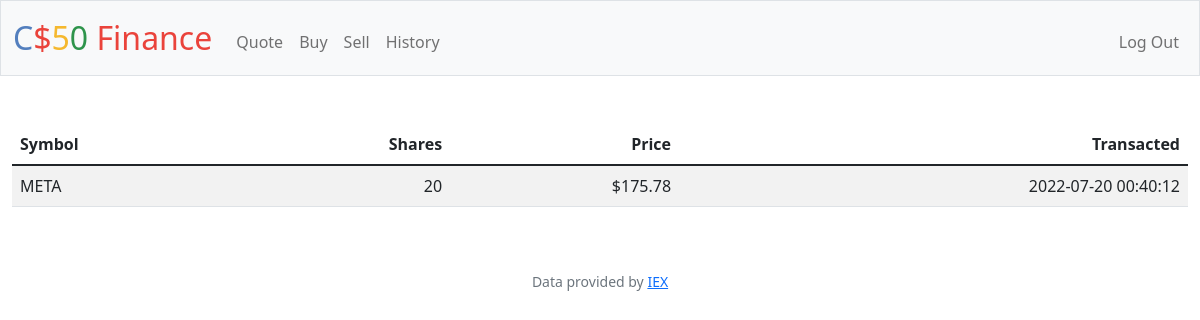
Before: /history (signed in) with the older database file.
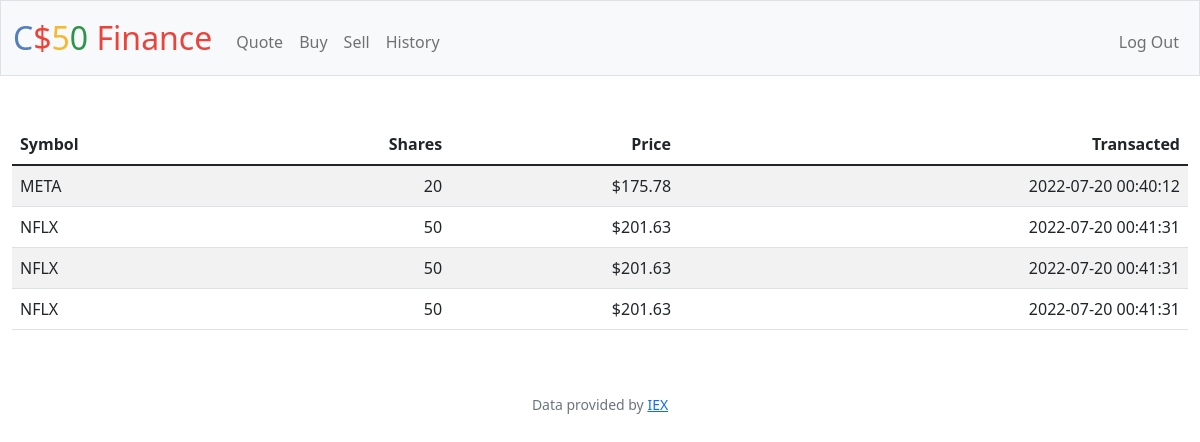
After: the same page with the newer database file.
### tables this page shows
CREATE TABLE transactions(
    id           INTEGER PRIMARY KEY AUTOINCREMENT NOT NULL,
    users_id    INTEGER NOT NULL,
    symbol  TEXT NOT NULL,
    name  TEXT NOT NULL,
    price  NUMERIC NOT NULL,
    quantity  INTEGER NOT NULL,
    cash  NUMERIC NOT NULL,
    time TEXT NOT NULL,
    FOREIGN KEY(users_id) REFERENCES users(id)
);

### app.py (the view)
@app.route("/history")
@login_required
def history():
    hist = db.execute(
        "SELECT * FROM transactions WHERE users_id = ? ORDER BY time ASC", session["user_id"])
    return render_template("history.html", res=hist)

### app.py (called while the page is built)
@app.after_request
def after_request(response):
    response.headers["Cache-Control"] = "no-cache, no-store, must-revalidate"
    response.headers["Expires"] = 0
    response.headers["Pragma"] = "no-cache"
    return response

### helpers.py (called while the page is built)
def login_required(f):
    @wraps(f)
    def decorated_function(*args, **kwargs):
        if session.get("user_id") is None:
            return redirect("/login")
        return f(*args, **kwargs)
    return decorated_function

def usd(value):
    return f"${value:,.2f}"

### templates/history.html (shortened to what this page needs)
{% extends "layout.html" %}
{% block main %}
{% set ns = namespace() %}
{% set ns.last_cash = 10000 %}
<table class="table table-striped">
    <thead>
        <tr>
            <th class="text-start">Symbol</th>
            <th class="text-end">Shares</th>
            <th class="text-end">Price</th>
            <th class="text-end">Transacted</th>
        </tr>
    </thead>
   <tbody>
    {% for dict_res in res -%}
            <tr>
                <td class="text-start">{{dict_res['symbol']}}</td>
                <td class="text-end">{{dict_res['quantity']}}</td>
                <td class="text-end">{{dict_res['price'] | usd}}</td>
                <td class="text-end">{{dict_res['time']}}</td>
            </tr>
    {% endfor %}
    </tbody>
</table>
{% endblock %}

### templates/layout.html (shortened to what this page needs)
<!DOCTYPE html>
<html lang="en">
    <head>
        <link href="https://cdn.jsdelivr.net/npm/bootstrap@5.1.3/dist/css/bootstrap.min.css" rel="stylesheet">
        <link href="/static/styles.css" rel="stylesheet">
    </head>
    <body>
        <nav class="bg-light border navbar navbar-expand-md navbar-light">
            <div class="container-fluid">
                <a class="navbar-brand" href="/"><span class="blue">C</span><span class="red">$</span><span class="yellow">5</span><span class="green">0</span> <span class="red">Finance</span></a>
                <div class="collapse navbar-collapse" id="navbar">
                    {% if session["user_id"] %}
                        <ul class="navbar-nav me-auto mt-2">
                            <li class="nav-item"><a class="nav-link" href="/quote">Quote</a></li>
                            <li class="nav-item"><a class="nav-link" href="/buy">Buy</a></li>
                            <li class="nav-item"><a class="nav-link" href="/sell">Sell</a></li>
                            <li class="nav-item"><a class="nav-link" href="/history">History</a></li>
                        </ul>
                        <ul class="navbar-nav ms-auto mt-2">
                            <li class="nav-item"><a class="nav-link" href="/logout">Log Out</a></li>
                        </ul>
                    {% else %}
                        <ul class="navbar-nav ms-auto mt-2">
                            <li class="nav-item"><a class="nav-link" href="/register">Register</a></li>
                            <li class="nav-item"><a class="nav-link" href="/login">Log In</a></li>
                        </ul>
                    {% endif %}
                </div>
            </div>
        </nav>
        <main class="container-fluid py-5 text-center">
            {% block main %}{% endblock %}
        </main>
        <footer class="mb-5 small text-center text-muted">
            Data provided by <a href="https://iexcloud.io/">IEX</a>
        </footer>
    </body>
</html>

### static/styles.css (style rules this page uses)
nav .navbar-brand { font-size: xx-large; }
nav .navbar-brand .blue { color: #537fbe; }
nav .navbar-brand .red { color: #ea433b; }
nav .navbar-brand .yellow { color: #f5b82e; }
nav .navbar-brand .green { color: #2e944b; }

Changed rows visible on the page:
added transactions: symbol "NFLX", quantity "50", price "$201.63", time "2022-07-20 00:41:31"
added transactions: symbol "NFLX", quantity "50", price "$201.63", time "2022-07-20 00:41:31"
added transactions: symbol "NFLX", quantity "50", price "$201.63", time "2022-07-20 00:41:31"
